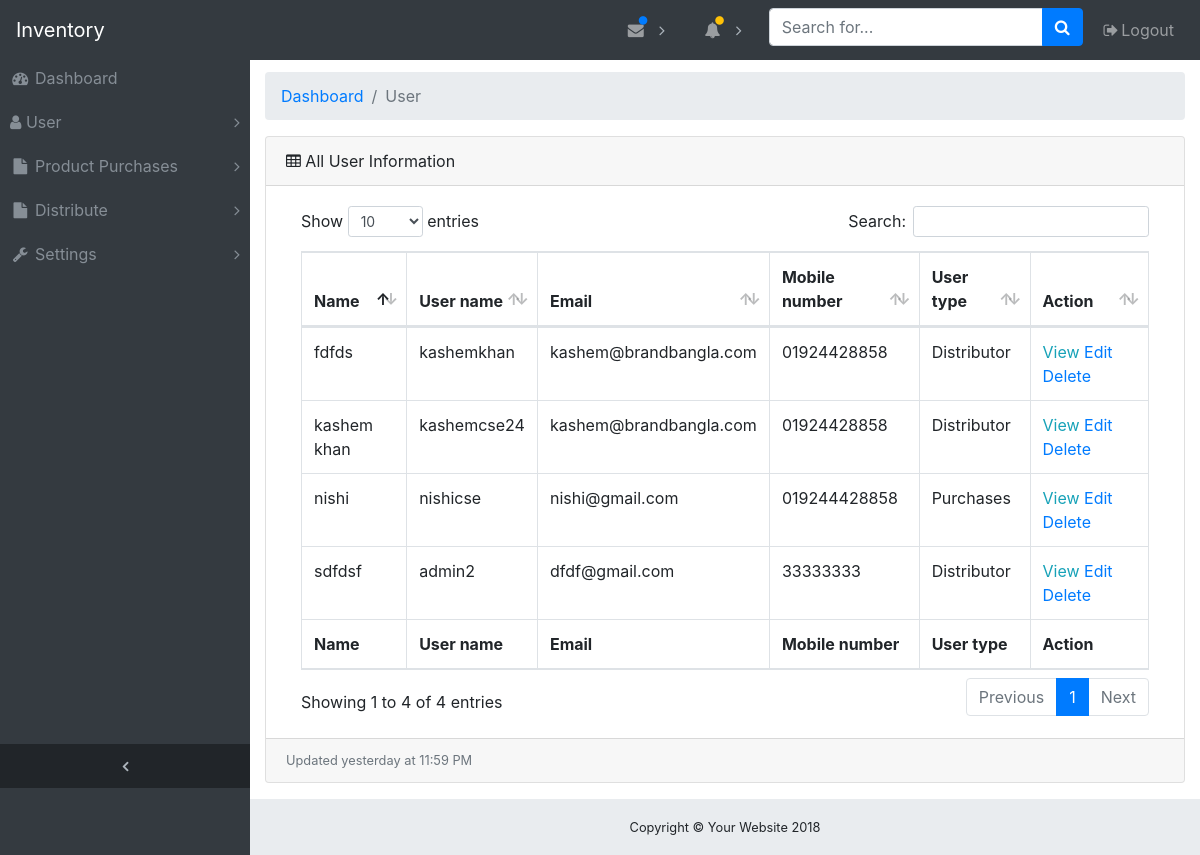
/view/admin/user/manageuser.php, run on the app's committed database.
### tables this page shows
CREATE TABLE `users` (
  `id` int(11) NOT NULL,
  `name` varchar(100) NOT NULL,
  `mobile` varchar(50) NOT NULL,
  `email` varchar(100) NOT NULL,
  `user_name` varchar(100) NOT NULL,
  `user_type` varchar(100) NOT NULL,
  `password` varchar(100) NOT NULL,
  `created_at` timestamp NOT NULL DEFAULT CURRENT_TIMESTAMP,
  `updated_at` timestamp NOT NULL DEFAULT CURRENT_TIMESTAMP
);

### src/Connection.php (called while the page is built, shortened)
<?php
class Connection
{
    private $user = 'root';
    private $pass = '';
    public function __construct(){
        try {
            $this->con = new PDO('mysql:host=localhost;dbname=inventory', $this->user, $this->pass);
        } catch (PDOException $e) {
            print "Error!: " . $e->getMessage() . "<br/>";
            die();
        }
    }
}

### src/admin/User/User.php (called while the page is built, shortened)
<?php
class User extends Connection
{
    public function index(){
       try {
           $stm =  $this->con->prepare("SELECT * FROM `users`");
           $stm->execute();
           return $stm->fetchAll(PDO::FETCH_ASSOC);
       } catch (PDOException $e) {
           print "Error!: " . $e->getMessage() . "<br/>";
           die();
       }
   }
}
?>

### view/admin/user/manageuser.php (the view, shortened to what this page needs)
<?php
include_once "../../../view/admin/include/header.php";
$user=new App\admin\User\User();
$users = $user->index();
?>
  <div class="content-wrapper">
    <div class="container-fluid">
      <ol class="breadcrumb">
        <li class="breadcrumb-item">
          <a href="#">Dashboard</a>
        </li>
        <li class="breadcrumb-item active">User</li>
      </ol>
      <div class="card mb-3">
        <div class="card-header">
          <i class="fa fa-table"></i> All User Information</div>
        <div class="card-body">
          <div class="table-responsive">
            <table class="table table-bordered" id="dataTable" width="100%" cellspacing="0">
              <thead>
                <tr>
                  <th>Name</th>
                  <th>User name</th>
                  <th>Email</th>
                  <th>Mobile number</th>
                  <th>User type</th>
                  <th>Action</th>
                </tr>
              </thead>
              <tfoot>
                <tr>
                  <th>Name</th>
                  <th>User name</th>
                  <th>Email</th>
                  <th>Mobile number</th>
                  <th>User type</th>
                  <th>Action</th>
                </tr>
              </tfoot>
              <tbody>
                 <?php foreach($users as $user){?>
                <tr>
                  <td><?php echo $user['name']?></td>
                  <td><?php echo $user['user_name']?></td>
                  <td><?php echo $user['email']?></td>
                  <td><?php echo $user['mobile']?></td>
                  <td><?php echo $user['user_type']?></td>
                  <td>
                    <a class="text-info" href="view/admin/user/viewuser.php?id=<?php echo $user['id']?>">View</a>
                    <a class="text-primary" href="view/admin/user/edituser.php?id=<?php echo $user['id']?>">Edit</a>
                    <a class="text-primary" href="view/admin/user/deleteuser.php?id=<?php echo $user['id']?>">Delete</a>
                  </td>
                </tr>
                <?php } ?>
              </tbody>
            </table>
          </div>
        </div>
        <div class="card-footer small text-muted">Updated yesterday at 11:59 PM</div>
      </div>
    </div>
  </div>
     <?php include_once"../../../view/admin/include/footer.php";?>

### view/admin/include/header.php (shortened to what this page needs)
<!DOCTYPE html>
<html lang="en">
<head>
  <link href="assets/admin/vendor/bootstrap/css/bootstrap.min.css" rel="stylesheet">
  <link href="assets/admin/vendor/font-awesome/css/font-awesome.min.css" rel="stylesheet" type="text/css">
  <link href="assets/admin/vendor/datatables/dataTables.bootstrap4.css" rel="stylesheet">
  <link href="assets/admin/css/sb-admin.css" rel="stylesheet">
</head>
<body class="fixed-nav sticky-footer bg-dark" id="page-top">
  <nav class="navbar navbar-expand-lg navbar-dark bg-dark fixed-top" id="mainNav">
    <a class="navbar-brand" href="javascript:void(0)">Inventory</a>
    <div class="collapse navbar-collapse" id="navbarResponsive">
      <ul class="navbar-nav navbar-sidenav" id="exampleAccordion">
        <li class="nav-item" data-toggle="tooltip" data-placement="right" title="Dashboard">
          <a class="nav-link" href="index.php">
            <i class="fa fa-fw fa-dashboard"></i>
            <span class="nav-link-text">Dashboard</span>
          </a>
        </li>
        <li class="nav-item" data-toggle="tooltip" data-placement="right" title="Components">
          <a class="nav-link nav-link-collapse collapsed" data-toggle="collapse" href="#collapseComponents" data-parent="#exampleAccordion">
            <i class="fa fa-user" aria-hidden="true"></i>
            <span class="nav-link-text">User</span>
          </a>
        </li>
        <li class="nav-item" data-toggle="tooltip" data-placement="right" title="Example Pages">
          <a class="nav-link nav-link-collapse collapsed" data-toggle="collapse" href="#collapseExamplePages" data-parent="#exampleAccordion">
            <i class="fa fa-fw fa-file"></i>
            <span class="nav-link-text">Product Purchases</span>
          </a>
        </li>
        <li class="nav-item" data-toggle="tooltip" data-placement="right" title="Distributor Pages">
          <a class="nav-link nav-link-collapse collapsed" data-toggle="collapse" href="#collapseExamplePages2" data-parent="#exampleAccordion">
            <i class="fa fa-fw fa-file"></i>
            <span class="nav-link-text">Distribute</span>
          </a>
        </li>
        <li class="nav-item" data-toggle="tooltip" data-placement="right" title="Menu Levels">
          <a class="nav-link nav-link-collapse collapsed" data-toggle="collapse" href="#collapseMulti" data-parent="#exampleAccordion">
            <i class="fa fa-fw fa-wrench"></i>
            <span class="nav-link-text">Settings</span>
          </a>
        </li>
      </ul>
      <ul class="navbar-nav sidenav-toggler">
        <li class="nav-item">
          <a class="nav-link text-center" id="sidenavToggler">
            <i class="fa fa-fw fa-angle-left"></i>
          </a>
        </li>
      </ul>
      <ul class="navbar-nav ml-auto">
        <li class="nav-item dropdown">
          <a class="nav-link dropdown-toggle mr-lg-2" id="messagesDropdown" href="#" data-toggle="dropdown" aria-haspopup="true" aria-expanded="false">
            <i class="fa fa-fw fa-envelope"></i>
            <span class="indicator text-primary d-none d-lg-block">
              <i class="fa fa-fw fa-circle"></i>
            </span>
          </a>
        </li>
        <li class="nav-item dropdown">
          <a class="nav-link dropdown-toggle mr-lg-2" id="alertsDropdown" href="#" data-toggle="dropdown" aria-haspopup="true" aria-expanded="false">
            <i class="fa fa-fw fa-bell"></i>
            <span class="indicator text-warning d-none d-lg-block">
              <i class="fa fa-fw fa-circle"></i>
            </span>
          </a>
        </li>
        <li class="nav-item">
          <form class="form-inline my-2 my-lg-0 mr-lg-2">
            <div class="input-group">
              <input class="form-control" type="text" placeholder="Search for...">
              <span class="input-group-append">
                <button class="btn btn-primary" type="button">
                  <i class="fa fa-search"></i>
                </button>
              </span>
            </div>
          </form>
        </li>
        <li class="nav-item">
          <a class="nav-link" data-toggle="modal" data-target="#exampleModal">
            <i class="fa fa-fw fa-sign-out"></i>Logout</a>
        </li>
      </ul>
    </div>
  </nav>

### view/admin/include/footer.php (shortened to what this page needs)
<footer class="sticky-footer">
      <div class="container">
        <div class="text-center">
          <small>Copyright © Your Website 2018</small>
        </div>
      </div>
    </footer>
</body>
</html>

### assets/admin/css/sb-admin.css (style rules this page uses)
html { position: relative; min-height: 100%; }
body { overflow-x: hidden; }
body.sticky-footer { margin-bottom: 56px; }
body.sticky-footer .content-wrapper { min-height: calc(100vh - 56px - 56px); }
body.fixed-nav { padding-top: 56px; }
.content-wrapper { min-height: calc(100vh - 56px); padding-top: 1rem; }
#mainNav .navbar-collapse { overflow: auto; max-height: 75vh; }
#mainNav .navbar-collapse .navbar-nav .nav-item .nav-link { cursor: pointer; }
#mainNav .navbar-collapse .navbar-sidenav .nav-link-collapse:after { float: right; content: '\f107'; font-family: 'FontAwesome'; }
#mainNav .navbar-collapse .navbar-sidenav .nav-link-collapse.collapsed:after { content: '\f105'; }
#mainNav .navbar-collapse .sidenav-toggler { display: none; }
#mainNav .navbar-collapse .navbar-nav > .nav-item.dropdown > .nav-link { position: relative; min-width: 45px; }
#mainNav .navbar-collapse .navbar-nav > .nav-item.dropdown > .nav-link:after { float: right; width: auto; content: '\f105'; border: none; font-family: 'FontAwesome'; }
#mainNav .navbar-collapse .navbar-nav > .nav-item.dropdown > .nav-link .indicator { position: absolute; top: 5px; left: 21px; font-size: 10px; }
@media (min-width: 992px) { #mainNav .navbar-brand { width: 250px; } }
@media (min-width: 992px) { #mainNav .navbar-collapse { overflow: visible; max-height: none; } }
@media (min-width: 992px) { #mainNav .navbar-collapse .navbar-sidenav { position: absolute; top: 0; left: 0; -webkit-flex-direction: column; -ms-flex-direction: column; flex-direction: column; margin-top: 56px; } }
@media (min-width: 992px) { #mainNav .navbar-collapse .navbar-sidenav > .nav-item { width: 250px; padding: 0; } }
@media (min-width: 992px) { #mainNav .navbar-collapse .navbar-sidenav > .nav-item > .nav-link { // padding: 1em; padding: 10px !important; } }
@media (min-width: 992px) { #mainNav .navbar-collapse .navbar-nav > .nav-item.dropdown > .nav-link { min-width: 0; } }
@media (min-width: 992px) { #mainNav .navbar-collapse .navbar-nav > .nav-item.dropdown > .nav-link:after { width: 24px; text-align: center; } }
#mainNav.fixed-top .sidenav-toggler { display: none; }
@media (min-width: 992px) { #mainNav.fixed-top .navbar-sidenav { height: calc(100vh - 112px); } }
@media (min-width: 992px) { #mainNav.fixed-top .sidenav-toggler { position: absolute; top: 0; left: 0; display: flex; -webkit-flex-direction: column; -ms-flex-direction: column; flex-direction: column; margin-top: calc(100vh - 56px); } }
@media (min-width: 992px) { #mainNav.fixed-top .sidenav-toggler > .nav-item { width: 250px; padding: 0; } }
@media (min-width: 992px) { #mainNav.fixed-top .sidenav-toggler > .nav-item > .nav-link { padding: 1em; } }
#mainNav.fixed-top.navbar-dark .sidenav-toggler { background-color: #212529; }
#mainNav.fixed-top.navbar-dark .sidenav-toggler a i { color: #adb5bd; }
.content-wrapper { overflow-x: hidden; background: white; }
@media (min-width: 992px) { .content-wrapper { margin-left: 250px; } }
#sidenavToggler i { font-weight: 800; }
#mainNav.navbar-dark .navbar-collapse .navbar-sidenav .nav-link-collapse:after { color: #868e96; }
#mainNav.navbar-dark .navbar-collapse .navbar-sidenav > .nav-item > .nav-link { color: #868e96; }
.nav-link { padding: 10px !important; }
#mainNav.navbar-dark .navbar-collapse .navbar-nav > .nav-item.dropdown > .nav-link:after { color: #adb5bd; }
@media (min-width: 992px) { #mainNav.navbar-dark .navbar-collapse .navbar-sidenav { background: #343a40; } }
footer.sticky-footer { position: absolute; right: 0; bottom: 0; width: 100%; height: 56px; background-color: #e9ecef; line-height: 55px; }
@media (min-width: 992px) { footer.sticky-footer { width: calc(100% - 250px); } }

### data on the page
users: name "kashem khan", user_name "kashemcse24", email "kashem@brandbangla.com", mobile "01924428858", user_type "Distributor"
users: name "sdfdsf", user_name "admin2", email "dfdf@gmail.com", mobile "33333333", user_type "Distributor"
users: name "fdfds", user_name "kashemkhan", email "kashem@brandbangla.com", mobile "01924428858", user_type "Distributor"
users: name "nishi", user_name "nishicse", email "nishi@gmail.com", mobile "019244428858", user_type "Purchases"
